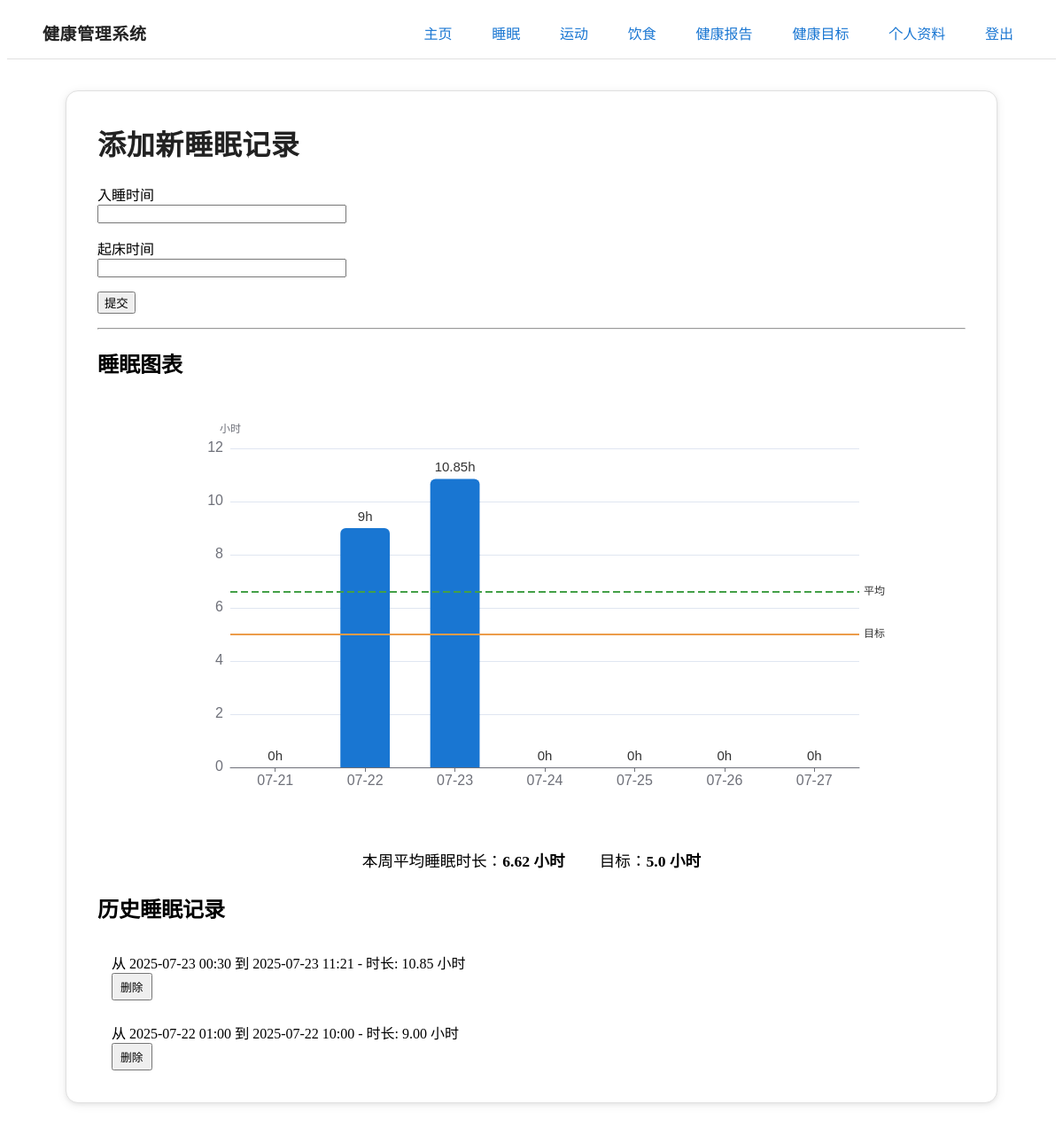
/sleep (signed in), run on an earlier commit of the app's database.
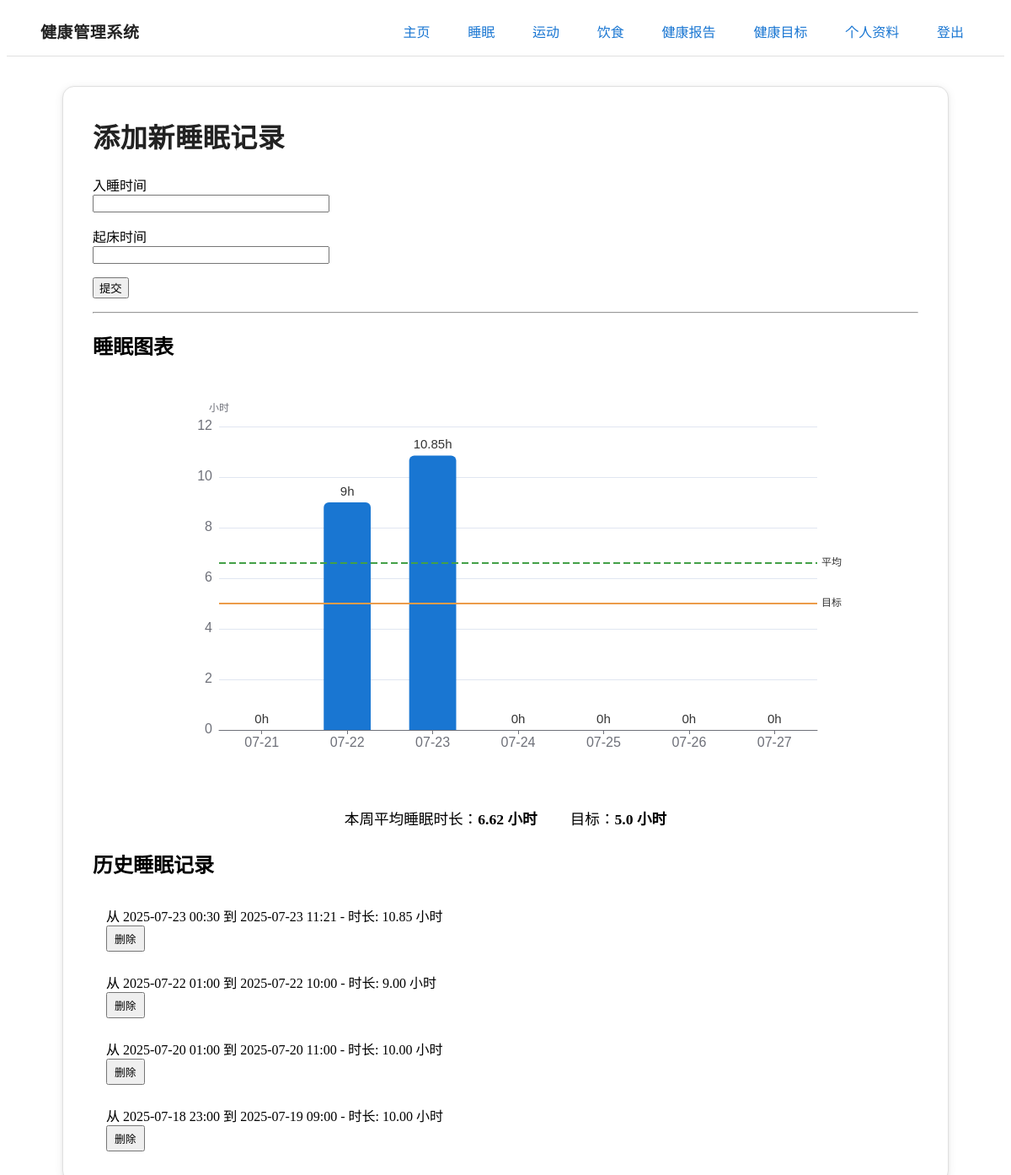
And on a later commit of the database.
### app/models.py (models this page shows, shortened)
class SleepRecord(db.Model):
    id = db.Column(db.Integer, primary_key=True)
    sleep_time = db.Column(db.DateTime, index=True, default=datetime.utcnow)
    wakeup_time = db.Column(db.DateTime, index=True)
    duration = db.Column(db.Float)
    user_id = db.Column(db.Integer, db.ForeignKey('user.id'))

### app/routes.py (the view, shortened to what this page needs)
@app.route('/sleep', methods=['GET', 'POST'])
@login_required
def sleep():
    form = SleepForm()
    sleep_records = current_user.sleep_records.order_by(SleepRecord.sleep_time.desc()).all()
    today_utc = datetime.utcnow().date()
    monday = today_utc - timedelta(days=today_utc.weekday())
    next_monday = monday + timedelta(days=7)
    last_7_days = [monday + timedelta(days=i) for i in range(0, 7)]
    days_so_far = (today_utc - monday).days + 1
    records_for_plot = current_user.sleep_records.filter(
        SleepRecord.sleep_time >= datetime.combine(monday, datetime.min.time()),
        SleepRecord.sleep_time < datetime.combine(next_monday, datetime.min.time())
    ).all()
    daily_sleep = {d: 0 for d in last_7_days}
    for record in records_for_plot:
        record_date = record.sleep_time.date()
        daily_sleep[record_date] = daily_sleep.get(record_date, 0) + record.duration
    sleep_dates = [d.strftime('%m-%d') for d in last_7_days]
    sleep_durations = [round(daily_sleep[d], 2) for d in last_7_days]
    avg_sleep = round(sum(sleep_durations[:days_so_far]) / days_so_far, 2) if days_so_far > 0 else 0
    target_sleep_hours = current_user.goal.target_sleep_hours if current_user.goal and current_user.goal.target_sleep_hours else None
    return render_template('sleep.html', title='睡眠', form=form, sleep_records=sleep_records, sleep_dates=sleep_dates, sleep_durations=sleep_durations, avg_sleep=avg_sleep, target_sleep_hours=target_sleep_hours)

### app/forms.py
class SleepForm(FlaskForm):
    sleep_time = StringField('入睡时间', validators=[DataRequired()])
    wakeup_time = StringField('起床时间', validators=[DataRequired()])
    submit = SubmitField('提交')

### app/models.py (called while the page is built)
@login.user_loader
def load_user(id):
    return User.query.get(int(id))

### app/templates/sleep.html (shortened to what this page needs)
{% extends "base.html" %}
{% block content %}
<article class="main-card">
    <h2 class="main-title">添加新睡眠记录</h2>
    <form action="{{ url_for('sleep') }}" method="post" novalidate>
        <p>
            {{ form.sleep_time.label }}<br>
            {{ form.sleep_time(size=32, id="sleep_time_picker") }}
        </p>
        <p>
            {{ form.wakeup_time.label }}<br>
            {{ form.wakeup_time(size=32, id="wakeup_time_picker") }}
        </p>
        <p>{{ form.submit() }}</p>
    </form>
    <hr>
    <h2>睡眠图表</h2>
    <div id="sleep_bar_chart" style="width:100%;max-width:800px;height:480px;margin:0 auto 2rem auto;"></div>
    <div style="text-align:center;margin-bottom:1.5rem;">
        <span style="font-size:1.1rem;">本周平均睡眠时长：<b>{{ avg_sleep }} 小时</b></span>
        {% if target_sleep_hours %}
        <span style="margin-left:2em;font-size:1.1rem;">目标：<b>{{ target_sleep_hours }} 小时</b></span>
        {% endif %}
    </div>
    <h2>历史睡眠记录</h2>
    {% for record in sleep_records %}
    <article style="padding: 0.75rem 1rem;">
        <div class="grid" style="grid-template-columns: 1fr auto; align-items: center; gap: 1rem;">
            <p style="margin: 0;">从 {{ record.sleep_time.strftime('%Y-%m-%d %H:%M') }} 到 {{ record.wakeup_time.strftime('%Y-%m-%d %H:%M') }} - 时长: {{ "%.2f"|format(record.duration) }} 小时</p>
            <form action="{{ url_for('delete_sleep', record_id=record.id) }}" method="post" onsubmit="return confirm('你确定要删除这条记录吗？');" style="margin: 0;">
                <button type="submit" class="secondary outline" style="margin: 0; padding: 0.25rem 0.5rem; font-size: 0.8rem;">删除</button>
            </form>
        </div>
    </article>
    {% else %}
    <p>你还没有任何睡眠记录。</p>
    {% endfor %}
</article>
{% endblock %}
{% block scripts %}
<script>
// 睡眠柱状图数据
var sleepDates = {{ sleep_dates|tojson|safe }};
var sleepDurations = {{ sleep_durations|tojson|safe }};
var avgSleep = {{ avg_sleep|tojson|safe }};
var targetSleep = {{ target_sleep_hours|tojson|safe }};
var markLineData = [];
if (avgSleep) {
    markLineData.push({
        yAxis: avgSleep,
        lineStyle: { color: '#43a047', type: 'dashed', width: 2 },
        label: { formatter: '平均: ' + avgSleep + 'h' },
        tooltip: { show: true, trigger: 'item', formatter: '本周平均睡眠时长: ' + avgSleep + ' 小时' }
    });
}
if (targetSleep) {
    markLineData.push({
        yAxis: targetSleep,
        lineStyle: { color: '#ec9c4a', type: 'solid', width: 2 },
        label: { formatter: '目标: ' + targetSleep + 'h' },
        tooltip: { show: true, trigger: 'item', formatter: '目标睡眠时长: ' + targetSleep + ' 小时' }
    });
}
var sleepBar = echarts.init(document.getElementById('sleep_bar_chart'));
sleepBar.setOption({
    tooltip: {
        trigger: 'axis',
        formatter: function(params) {
            return params[0].axisValue + '<br/>睡眠时长: ' + params[0].data + ' 小时';
        }
    },
    xAxis: {
        type: 'category',
        data: sleepDates,
        axisTick: { alignWithLabel: true },
        axisLabel: { fontSize: 16 }
    },
    yAxis: {
        type: 'value',
        name: '小时',
        min: 0,
        max: 12,
        axisLabel: { fontSize: 16 }
    },
    series: [{
        data: sleepDurations,
        type: 'bar',
        barWidth: '55%',
        itemStyle: {
            color: '#1976d2',
            borderRadius: [6, 6, 0, 0]
        },
        label: {
            show: true,
            position: 'top',
            formatter: '{c}h',
            fontSize: 15
        },
        markLine: {
            symbol: 'none',
            data: markLineData,
            emphasis: { disabled: false }
        }
    }],
    grid: { left: 60, right: 30, bottom: 60, top: 60 }
});
</script>
{% endblock %}

What changed in the data, as far as the page shows it:
added SleepRecord: sleep_time "2025-07-20 01:00", wakeup_time "2025-07-20 11:00", duration "10.00"
added SleepRecord: sleep_time "2025-07-18 23:00", wakeup_time "2025-07-19 09:00", duration "10.00"
